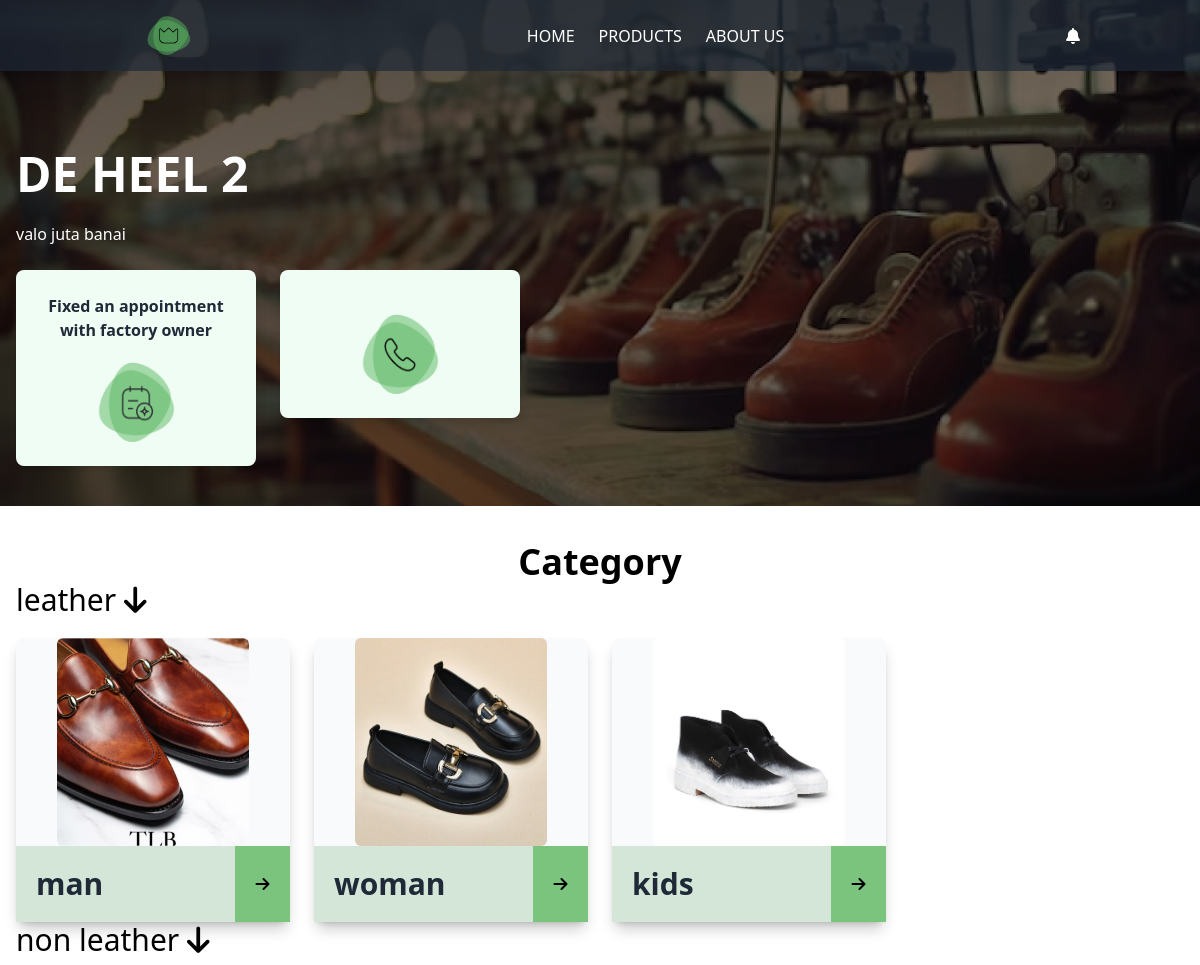
/ (upper part), run on an earlier commit of the app's database.
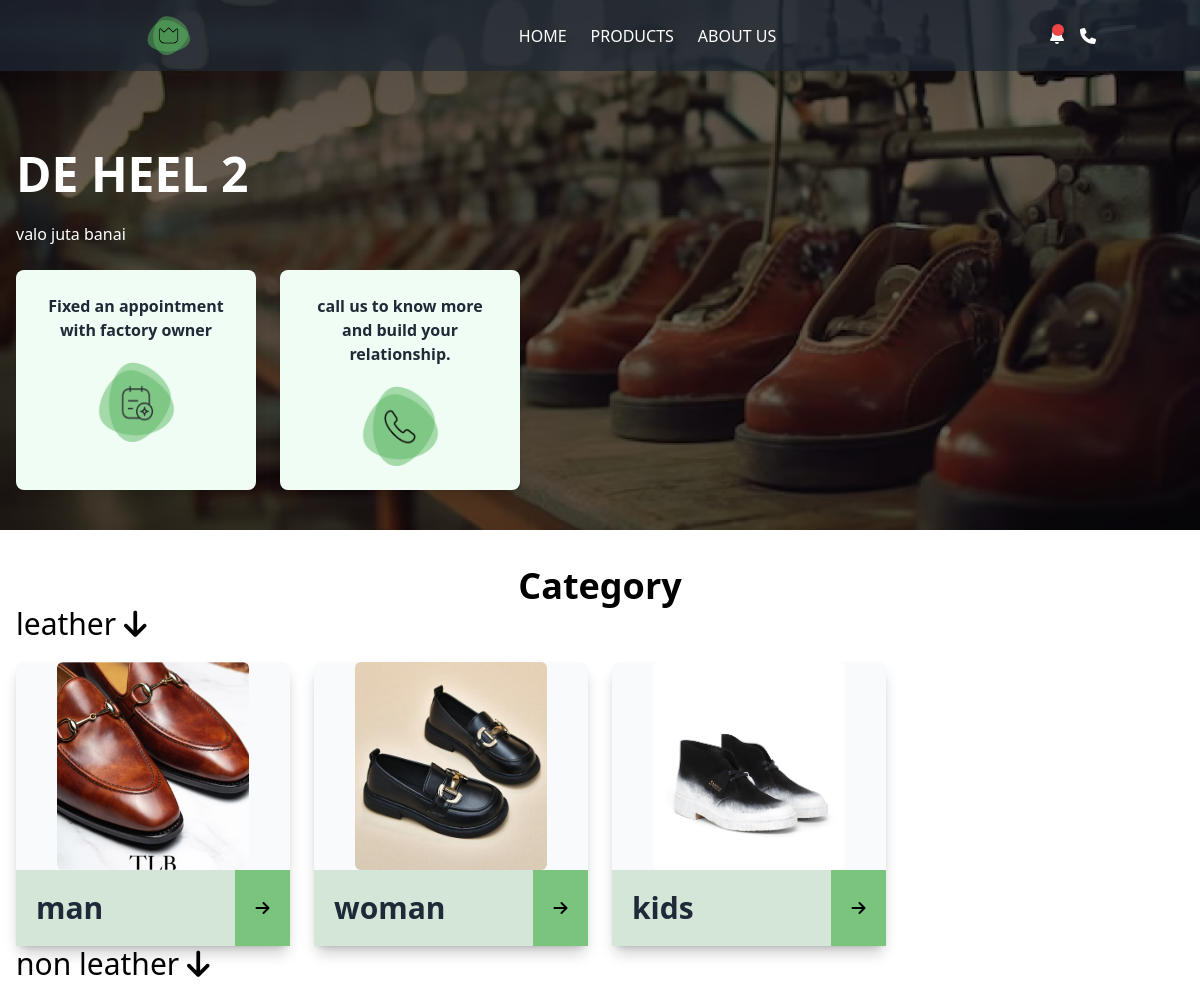
And on a later commit of the database.
### home/models.py (models this page shows, shortened)
class ContactUs(models.Model):
    title = models.CharField(blank=True, null=True, max_length=100, verbose_name="Title")
    phone_number = models.CharField(max_length=25, verbose_name="Phone Number")

### home/views.py (the view)
# urls.py: path('', home, name='home'),
def home(request):
    banner = BannerModel.objects.last()
    strengths = Strength.objects.all()
    carousel_images = CarouselImage.objects.all()
    branches = Branch.objects.all()
    gallery_images = ImageGallery.objects.all()
    video_section = VideoSection.objects.last()
    level1_categories = CategoryLevel1.objects.prefetch_related('level2_categories__level3_categories')
    products = Product.objects.order_by('-id')
    category_level1 = request.GET.get('category_level1')
    category_level2 = request.GET.get('category_level2')
    category_level3 = request.GET.get('category_level3')
    category_all = request.GET.get('category')
    if category_all == "all":
        pass
    elif category_level3:
        products = products.filter(category_id=category_level3)
    elif category_level2:
        products = products.filter(category__parent_id=category_level2)
    elif category_level1:
        products = products.filter(category__parent__parent_id=category_level1)
    category_level1_list = CategoryLevel1.objects.prefetch_related('level2_categories').all()
    latest_products = Product.objects.filter(latest=True)
    footer = Footer.objects.first()
    footer_links = FooterLink.objects.all()
    contact_us = ContactUs.objects.first()
    new_appointments = Appointment.objects.filter(viewed=False).order_by('-calendar')[:5]
    has_new_appointments = new_appointments.exists()
    video_conferences = VideoConference.objects.all()
    context = {
        'banner': banner,
        'carousel_images': carousel_images,
        'branches': branches,
        'gallery_images': gallery_images,
        'video_section': video_section,
        'strengths': strengths,
        "category_level1_list": category_level1_list,
        'latest_products': latest_products,
        'footer': footer,
        'footer_links': footer_links,
        'contact_us': contact_us,
        'new_appointments': new_appointments,
        'has_new_appointments': has_new_appointments,
        'video_conferences': video_conferences,
        'level1_categories': level1_categories,
        'products': products,
    }
    return render(request, 'home.html', context)

### home/models.py (called while the page is built)
    @property
    def embed_url(self):
        if self.video_link:
            match = re.search(r'(?:v=|\/embed\/|\/watch\?v=|\/)([a-zA-Z0-9_-]{11})', self.video_link)
            if match:
                video_id = match.group(1)
                return f"https://www.youtube.com/embed/{video_id}"
        return None

### home/templates/home.html (shortened to what the changed rows need)
{% load static %}
<!DOCTYPE html>
<html lang="en">
<head>
  <script src="https://cdn.tailwindcss.com"></script>
  <link rel="stylesheet" href="https://cdnjs.cloudflare.com/ajax/libs/font-awesome/6.5.0/css/all.min.css">
  <link rel="stylesheet" href="https://unpkg.com/swiper/swiper-bundle.min.css">
</head>
<body class="relative">
  <header id="navbar" class="bg-gray-800 bg-opacity-70 text-white fixed w-full top-0 z-50">
    <div class="container mx-auto flex items-center justify-between p-4">
      <div class="flex items-center space-x-4">
        <button class="hover:text-gray-300 relative" id="bell-button">
          <i class="fa-solid fa-bell"></i>
          {% if new_appointments %}
              <span class="absolute top-0 right-0 w-3 h-3 bg-red-500 rounded-full animate-ping"></span>
          {% endif %}
      </button>
        <div>
          {% if contact_us.phone_number %}
              <button class="hover:text-gray-300">
                  <a href="tel:{{ contact_us.phone_number }}">
                      <i class="fa-solid fa-phone"></i>
                  </a>
              </button>
          {% endif %}
      </div>
      </div>
    </div>
  </header>
  <section class="relative bg-cover bg-center h-auto" style="background-image: url('{{ banner.image.url }}');">
    <div class="relative z-10 flex flex-col justify-start max-w-[1500px] mx-auto text-white h-full space-y-6 px-4">
      <h2 class="text-3xl md:text-5xl font-bold uppercase mt-[150px]">{{ banner.title }}</h2>
      <div class="grid grid-cols-1 md:grid-cols-3 gap-6 max-w-3xl w-full mt-6 mb-5">
        <a href="tel:{{ contact_us.phone_number }}">
          <div class="flex flex-col mb-10 p-6 bg-green-50 rounded-lg shadow-lg cursor-pointer">
              <p class="text-gray-800 text-center font-semibold">
                  {{ contact_us.title }}
              </p>
              <img src="{% static 'assets/gp3.png' %}" class="w-[80px] mt-5 h-[80px] mx-auto" />
          </div>
      </a>
      </div>
    </div>
  </section>
  <main class="mx-auto p-4">
    <div class="max-w-[1200px] mx-auto justify-center items-center">
      <h1 class="text-4xl font-bold text-center mt-5">Category</h1>
    </div>
  </main>
</body>
</html>

What changed in the data, as far as the page shows it:
added ContactUs: title "call us to know more and build your relationship."
